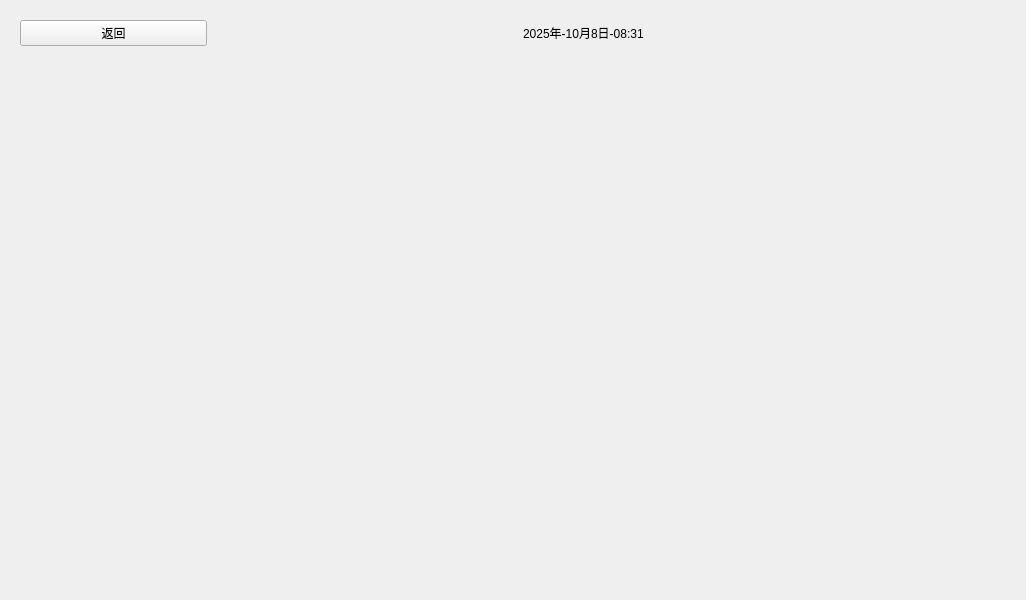
<?xml version="1.0" encoding="UTF-8"?>
<ui version="4.0">
 <class>KnowledgePage</class>
 <widget class="QWidget" name="KnowledgePage">
  <property name="geometry">
   <rect>
    <x>0</x>
    <y>0</y>
    <width>1026</width>
    <height>600</height>
   </rect>
  </property>
  <property name="windowTitle">
   <string>Form</string>
  </property>
  <layout class="QVBoxLayout" name="verticalLayout_2">
   <item>
    <layout class="QVBoxLayout" name="verticalLayout">
     <item>
      <widget class="QWidget" name="statusBar" native="true">
       <property name="sizePolicy">
        <sizepolicy hsizetype="Preferred" vsizetype="Preferred">
         <horstretch>0</horstretch>
         <verstretch>1</verstretch>
        </sizepolicy>
       </property>
       <layout class="QHBoxLayout" name="horizontalLayout_2">
        <item>
         <layout class="QHBoxLayout" name="horizontalLayout">
          <item>
           <widget class="QPushButton" name="backButton">
            <property name="sizePolicy">
             <sizepolicy hsizetype="Preferred" vsizetype="Fixed">
              <horstretch>1</horstretch>
              <verstretch>0</verstretch>
             </sizepolicy>
            </property>
            <property name="text">
             <string>返回</string>
            </property>
           </widget>
          </item>
          <item>
           <spacer name="horizontalSpacer">
            <property name="orientation">
             <enum>Qt::Horizontal</enum>
            </property>
            <property name="sizeType">
             <enum>QSizePolicy::Expanding</enum>
            </property>
            <property name="sizeHint" stdset="0">
             <size>
              <width>310</width>
              <height>20</height>
             </size>
            </property>
           </spacer>
          </item>
          <item>
           <widget class="QLabel" name="timeLabel">
            <property name="text">
             <string>2025年-10月8日-08:31</string>
            </property>
           </widget>
          </item>
          <item>
           <spacer name="horizontalSpacer_2">
            <property name="orientation">
             <enum>Qt::Horizontal</enum>
            </property>
            <property name="sizeType">
             <enum>QSizePolicy::Expanding</enum>
            </property>
            <property name="sizeHint" stdset="0">
             <size>
              <width>362</width>
              <height>20</height>
             </size>
            </property>
           </spacer>
          </item>
         </layout>
        </item>
       </layout>
      </widget>
     </item>
     <item>
      <widget class="QStackedWidget" name="stackedWidget">
       <property name="sizePolicy">
        <sizepolicy hsizetype="Preferred" vsizetype="Preferred">
         <horstretch>0</horstretch>
         <verstretch>20</verstretch>
        </sizepolicy>
       </property>
       <widget class="QWidget" name="page"/>
       <widget class="QWidget" name="page_2"/>
      </widget>
     </item>
    </layout>
   </item>
  </layout>
 </widget>
 <resources/>
 <connections/>
</ui>
